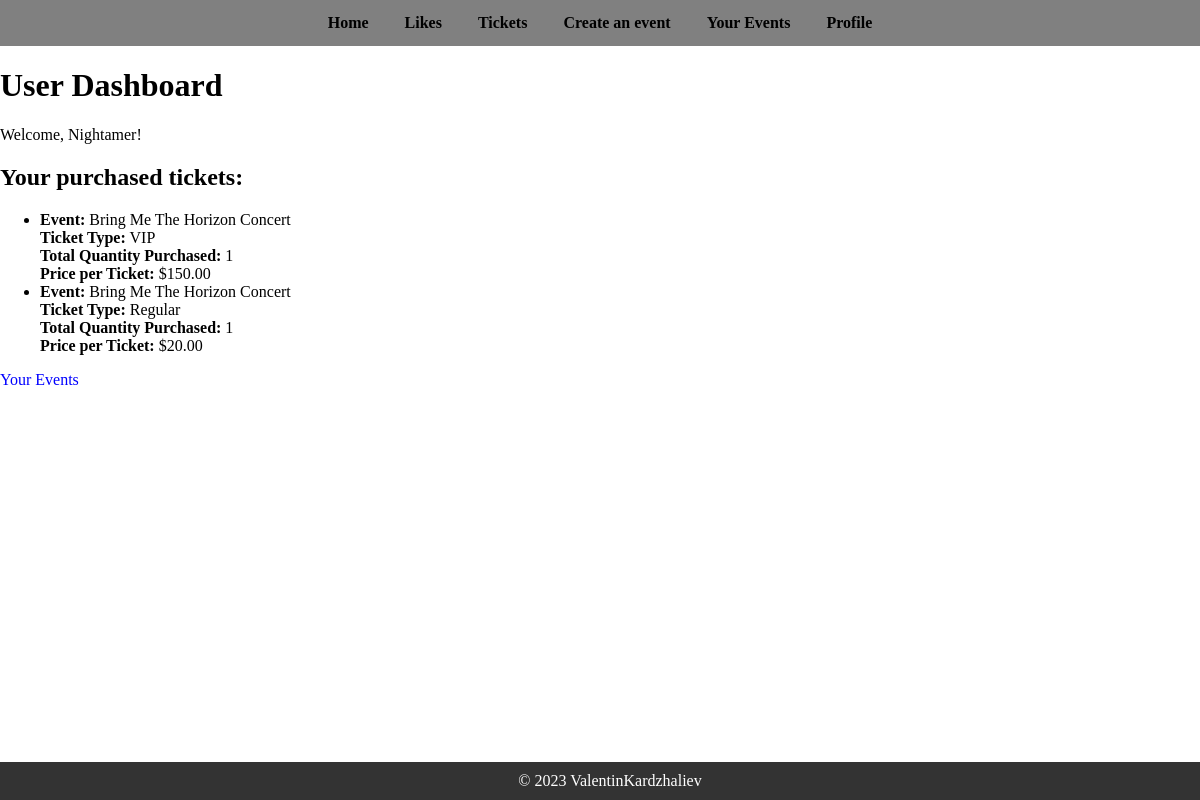
Screenshot of /accounts/profile/2/dashboard/ (signed in) with the database file from the repository.
### event_ticketing_system/web_auth/models.py (models this page shows, shortened)
class EventAppUser(auth_models.AbstractUser):
    email = models.EmailField(
        unique=True,
    )
    profile_picture = models.ImageField(
        upload_to='profile_images/',
        default='general_images/anon_profile_image.png',
    )

### event_ticketing_system/tickets/models.py (models this page shows, shortened)
class Ticket(models.Model):
    VIP = 'VIP'
    REGULAR = 'Regular'
    TICKET_TYPE_CHOICES = [
        (VIP, 'VIP'),
        (REGULAR, 'Regular'),
    ]
    event = models.ForeignKey(Event, on_delete=models.CASCADE, related_name='tickets')
    ticket_type = models.CharField(max_length=10, choices=TICKET_TYPE_CHOICES)
    quantity_available = models.PositiveIntegerField()
    price_per_ticket = models.DecimalField(max_digits=10, decimal_places=2)
    class Meta:
        unique_together = ('event', 'ticket_type')

### event_ticketing_system/events/models.py (models this page shows, shortened)
class Event(models.Model):
    MUSIC = 'Music'
    NIGHTLIFE = 'Nightlife'
    PERFORMING_VISUAL_ARTS = 'Performing & Visual Arts'
    HOLIDAYS = 'Holidays'
    HEALTH = 'Health'
    HOBBIES = 'Hobbies'
    BUSINESS = 'Business'
    FOOD_DRINK = 'Food & Drink'
    CATEGORY_CHOICES = [
        (MUSIC, 'Music'),
        (NIGHTLIFE, 'Nightlife'),
        (PERFORMING_VISUAL_ARTS, 'Performing & Visual Arts'),
        (HOLIDAYS, 'Holidays'),
        (HEALTH, 'Health'),
        (HOBBIES, 'Hobbies'),
        (BUSINESS, 'Business'),
        (FOOD_DRINK, 'Food & Drink'),
    ]
    title = models.CharField(max_length=255)
    description = models.TextField()
    date_and_time = models.DateTimeField()
    venue = models.CharField(max_length=255)
    category = models.CharField(max_length=50, choices=CATEGORY_CHOICES)
    contact_information = models.CharField(max_length=255)
    organizer = models.CharField(max_length=255)
    image = models.ImageField(upload_to='event_images/', null=True, blank=True)
    creator = models.ForeignKey(UserModel, on_delete=models.CASCADE, related_name='created_events')

### event_ticketing_system/web_auth/views.py (the view)
# urls.py: path('dashboard/', UserDashboardView.as_view(), name='user_dashboard'),
class UserDashboardView(views.DetailView):
    template_name = 'accounts/user_dashboard.html'
    model = get_user_model()
    context_object_name = 'user'
    def get_context_data(self, **kwargs):
        context = super().get_context_data(**kwargs)
        user = self.object
        user_tickets = Ticket.objects.filter(purchase__user=user)
        user_tickets_quantity = []
        for ticket in user_tickets:
            total_quantity = sum([purchase.quantity for purchase in ticket.purchase_set.filter(user=user)])
            user_tickets_quantity.append({
                'event__title': ticket.event.title,
                'ticket_type': ticket.get_ticket_type_display(),
                'total_quantity': total_quantity,
                'price_per_ticket': ticket.price_per_ticket,
            })
        context['user_tickets_quantity'] = user_tickets_quantity
        return context

### templates/accounts/user_dashboard.html (shortened to what this page needs)
{% extends 'base/base.html' %}
{% block content %}
    <h1>User Dashboard</h1>
    <p>Welcome, {{ user.username }}!</p>
    <h2>Your purchased tickets:</h2>
    {% if user_tickets_quantity %}
        <ul>
            {% for ticket_quantity in user_tickets_quantity %}
                <li>
                    <strong>Event:</strong> {{ ticket_quantity.event__title }}<br>
                    <strong>Ticket Type:</strong> {{ ticket_quantity.ticket_type }}<br>
                    <strong>Total Quantity Purchased:</strong> {{ ticket_quantity.total_quantity }}<br>
                    <strong>Price per Ticket:</strong> ${{ ticket_quantity.price_per_ticket }}<br>
                </li>
            {% endfor %}
        </ul>
    {% else %}
        <p>You haven't purchased any tickets yet.</p>
    {% endif %}
    <a id="user-created-events" href="{% url 'user_created_events' %}">Your Events</a>
{% endblock %}

### static/css/base.css (style rules this page uses)
body { margin: 0; }
a { color: blue; text-decoration: none; }

### rows the page displays
EventAppUser: username "Nightamer"
Ticket: event__title "Bring Me The Horizon Concert", ticket_type "VIP", total_quantity "1", price_per_ticket "150.00"
Ticket: event__title "Bring Me The Horizon Concert", ticket_type "Regular", total_quantity "1", price_per_ticket "20.00"
